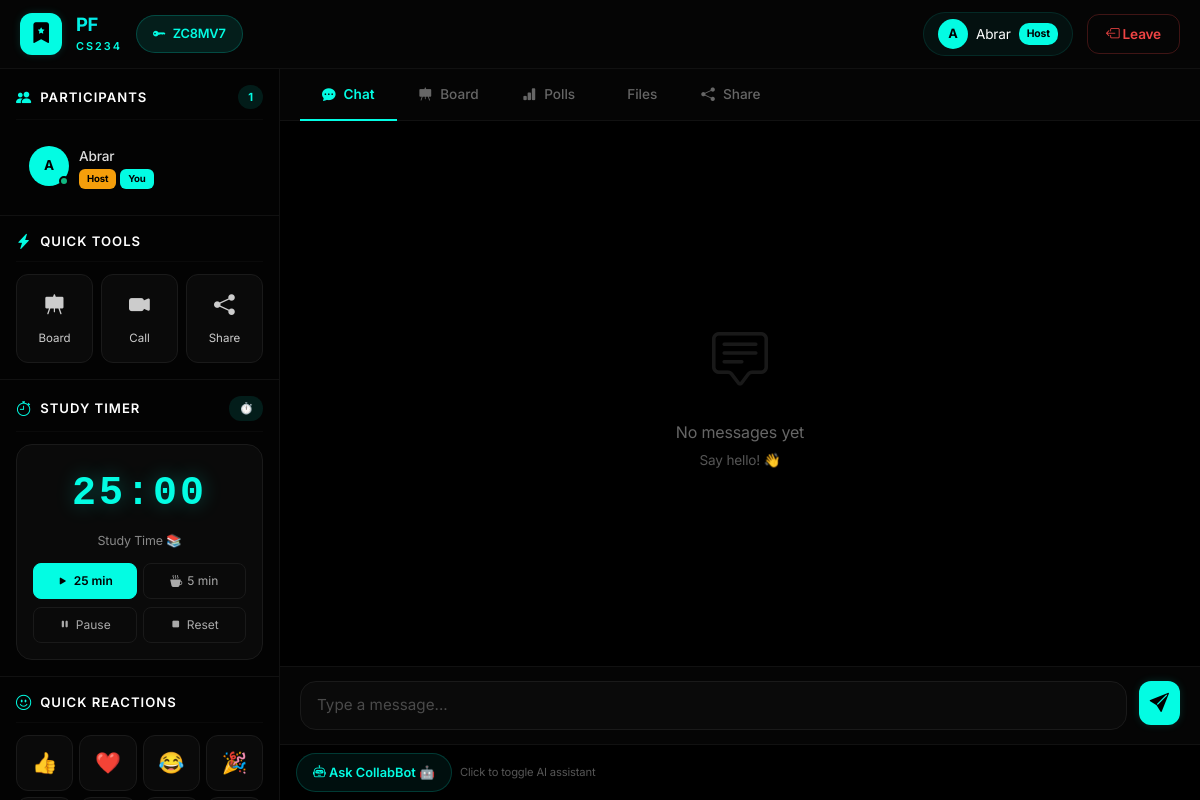
The page /rooms/1 (signed in) on the database its author committed.
### app.py (models this page shows, shortened)
class Room(db.Model):
    id = db.Column(db.Integer, primary_key=True)
    name = db.Column(db.String(100), nullable=False)
    description = db.Column(db.String(500))
    course_code = db.Column(db.String(20), unique=True, nullable=False)
    room_code = db.Column(db.String(6), unique=True, nullable=False)
    created_by = db.Column(db.Integer, db.ForeignKey('user.id', ondelete='CASCADE'), nullable=False)
    created_at = db.Column(db.DateTime, default=datetime.utcnow)
    is_private = db.Column(db.Boolean, default=False)
    room_password = db.Column(db.String(200), nullable=True)
    creator = db.relationship('User', foreign_keys=[created_by], backref='created_rooms')
    members = db.relationship('User', secondary=room_members, backref='joined_rooms')
    messages = db.relationship('ChatMessage', cascade='all, delete-orphan', backref='room', lazy=True)
    materials = db.relationship('StudyMaterial', cascade='all, delete-orphan', backref='room', lazy=True)

class User(db.Model, UserMixin):
    id = db.Column(db.Integer, primary_key=True)
    username = db.Column(db.String(80), unique=True, nullable=False)
    email = db.Column(db.String(120), unique=True, nullable=False)
    password_hash = db.Column(db.String(200), nullable=False)

### app.py (the view)
@app.route('/rooms/<int:room_id>')
@login_required
def room_detail(room_id):
    room = Room.query.get_or_404(room_id)
    if not can_access_room(current_user, room):
        flash('Access denied.', 'danger')
        return redirect(url_for('rooms'))
    return render_template('room_detail.html', room=room)

### app.py (called while the page is built)
def can_access_room(user, room):
    return user.id == room.created_by or user in room.members

@login_manager.user_loader
def load_user(user_id):
    return db.session.get(User, int(user_id))

### templates/room_detail.html (shortened to what this page needs)
{% extends "base.html" %}
{% block content %}
<div class="room-fullscreen">
    <div class="room-topbar">
        <div class="room-info">
            <div class="room-icon-box">
                <i class="bi bi-bookmark-star-fill"></i>
            </div>
            <div class="room-title-group">
                <h4>{{ room.name }}</h4>
                <span class="room-course-tag">{{ room.course_code }}</span>
            </div>
            <div class="room-code-badge">
                <i class="bi bi-key-fill"></i> {{ room.room_code }}
            </div>
        </div>
        <div class="room-actions-group">
            <div class="host-badge">
                <div class="host-avatar-sm"><span>{{ room.creator.username[0] | upper }}</span></div>
                <span class="host-name">{{ room.creator.username }}</span>
                <span class="host-tag">Host</span>
            </div>
            <a href="/rooms" class="btn-leave"><i class="bi bi-box-arrow-left"></i> Leave</a>
        </div>
    </div>
    <div class="room-main-full">
        <div class="room-sidebar-left">
            <div class="sidebar-section-box">
                <div class="section-header-bar">
                    <h6><i class="bi bi-people-fill"></i> Participants</h6>
                    <span class="count-badge">{{ room.members|length }}</span>
                </div>
                <div class="participants-list-scroll">
                    {% for member in room.members %}
                    <div class="participant-row" data-user-id="{{ member.id }}" id="participant-{{ member.id }}">
                        <div style="position:relative;">
                            <div class="avatar-initials-sm"><span>{{ member.username[0] | upper }}</span></div>
                            <div class="online-indicator"></div>
                        </div>
                        <div style="flex:1;">
                            <span class="participant-name-text">{{ member.username }}</span>
                            <div style="display:flex;gap:4px;flex-wrap:wrap;">
                                {% if member.id == room.created_by %}<span
                                    class="tag-badge tag-host-badge">Host</span>{% endif %}
                                {% if member.id == current_user.id %}<span class="tag-badge tag-you-badge">You</span>{%
                                endif %}
                            </div>
                        </div>
                    </div>
                    {% endfor %}
                </div>
            </div>
            <div class="sidebar-section-box">
                <div class="section-header-bar">
                    <h6><i class="bi bi-lightning-charge-fill"></i> Quick Tools</h6>
                </div>
                <div class="quick-tools-grid">
                    <button class="tool-btn" id="startWhiteboardBtn"><i
                            class="bi bi-easel-fill"></i><span>Board</span></button>
                    <button class="tool-btn" id="startCallBtn"><i
                            class="bi bi-camera-video-fill"></i><span>Call</span></button>
                    <button class="tool-btn" id="startScreenShareBtn"><i
                            class="bi bi-share-fill"></i><span>Share</span></button>
                </div>
            </div>
            <div class="sidebar-section-box">
                <div class="section-header-bar">
                    <h6><i class="bi bi-stopwatch"></i> Study Timer</h6>
                    <span class="count-badge" id="timerBadge">⏱️</span>
                </div>
                <div class="timer-card">
                    <div class="timer-display" id="timerDisplay">25:00</div>
                    <div class="timer-mode" id="timerMode">Study Time 📚</div>
                    <div class="timer-actions">
                        <button class="btn-tool-sm tool-active" id="startStudyBtn"
                            style="flex:1;justify-content:center;">
                            <i class="bi bi-play-fill"></i> 25 min
                        </button>
                        <button class="btn-tool-sm" id="startBreakBtn" style="flex:1;justify-content:center;">
                            <i class="bi bi-cup-hot-fill"></i> 5 min
                        </button>
                    </div>
                    <div class="timer-actions mt-2">
                        <button class="btn-tool-sm" id="pauseTimerBtn" style="flex:1;justify-content:center;">
                            <i class="bi bi-pause-fill"></i> Pause
                        </button>
                        <button class="btn-tool-sm" id="resetTimerBtn" style="flex:1;justify-content:center;">
                            <i class="bi bi-stop-fill"></i> Reset
                        </button>
                    </div>
                </div>
            </div>
            <div class="sidebar-section-box">
                <div class="section-header-bar">
                    <h6><i class="bi bi-emoji-smile"></i> Quick Reactions</h6>
                </div>
                <div class="reactions-grid">
                    <button class="reaction-btn" data-emoji="👍">👍</button>
                    <button class="reaction-btn" data-emoji="❤️">❤️</button>
                    <button class="reaction-btn" data-emoji="😂">😂</button>
                    <button class="reaction-btn" data-emoji="🎉">🎉</button>
                </div>
            </div>
        </div>
        <div class="room-content-center">
            <div class="content-tabs-bar">
                <ul class="nav nav-tabs custom-tabs" id="roomTab" role="tablist">
                    <li class="nav-item"><button class="nav-link active" data-bs-toggle="tab" data-bs-target="#chat"><i
                                class="bi bi-chat-dots-fill"></i> Chat</button></li>
                    <li class="nav-item"><button class="nav-link" data-bs-toggle="tab" data-bs-target="#whiteboard"><i
                                class="bi bi-easel-fill"></i> Board</button></li>
                    <li class="nav-item"><button class="nav-link" data-bs-toggle="tab" data-bs-target="#polls"><i
                                class="bi bi-bar-chart-fill"></i> Polls</button></li>
                    <li class="nav-item"><button class="nav-link" data-bs-toggle="tab" data-bs-target="#materials"> Files</button></li>
                    <li class="nav-item"><button class="nav-link" data-bs-toggle="tab" data-bs-target="#share"><i
                                class="bi bi-share-fill"></i> Share</button></li>
                </ul>
            </div>
            <div class="tab-content content-panel">
                <div class="tab-pane fade show active" id="chat">
                    <div class="chat-full-container">
                        <div class="chat-messages-area" id="chatMessages">
                            <div class="chat-empty-view"><i class="bi bi-chat-square-text"></i>
                                <p>No messages yet</p><span>Say hello! 👋</span>
                            </div>
                        </div>
                        <div class="chat-input-bar">
                            <input type="text" class="form-control" id="chatInput" placeholder="Type a message...">
                            <button class="btn-send-msg" id="sendChatBtn"><i class="bi bi-send-fill"></i></button>
                        </div>
                        <div
                            style="display:flex;align-items:center;gap:8px;padding:8px 16px;border-top:1px solid #111;">
                            <button class="btn-chatbot-toggle" id="chatbotToggleBtn"><i class="bi bi-robot"></i>
                                <span>Ask CollabBot 🤖</span></button>
                            <span style="font-size:0.7rem;color:#555;">Click to toggle AI assistant</span>
                        </div>
                    </div>
                </div>
            </div>
        </div>
    </div>
</div>
{% endblock %}

### rows shown on the page
Room: name "PF", course_code "CS234", room_code "ZC8MV7"
User: creator "A", creator.username "Abrar", username "A", username "Abrar", shows "Host", shows "You"

### other values the page prints
{{ room.members|length }} "1"
